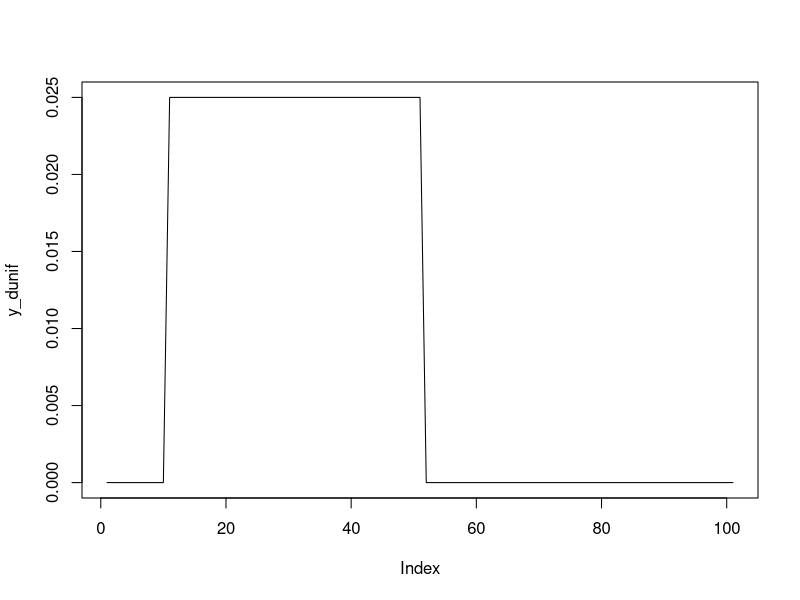
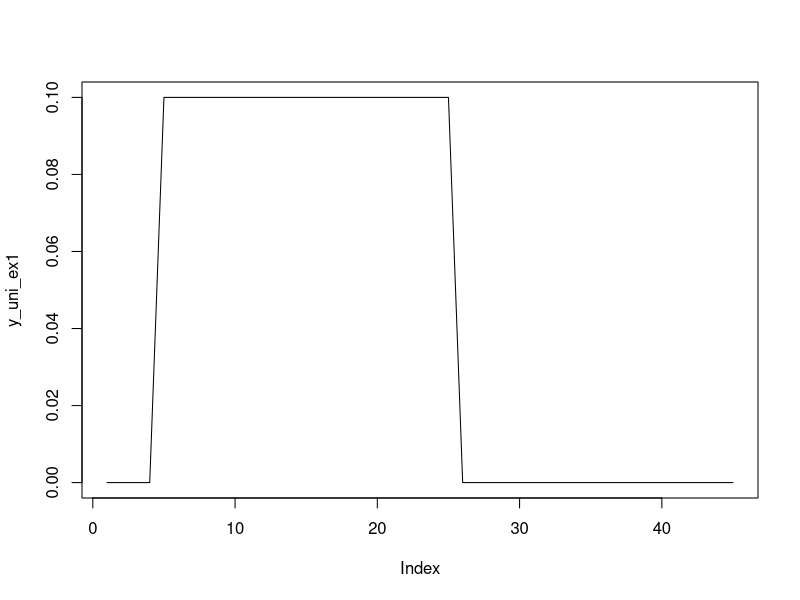
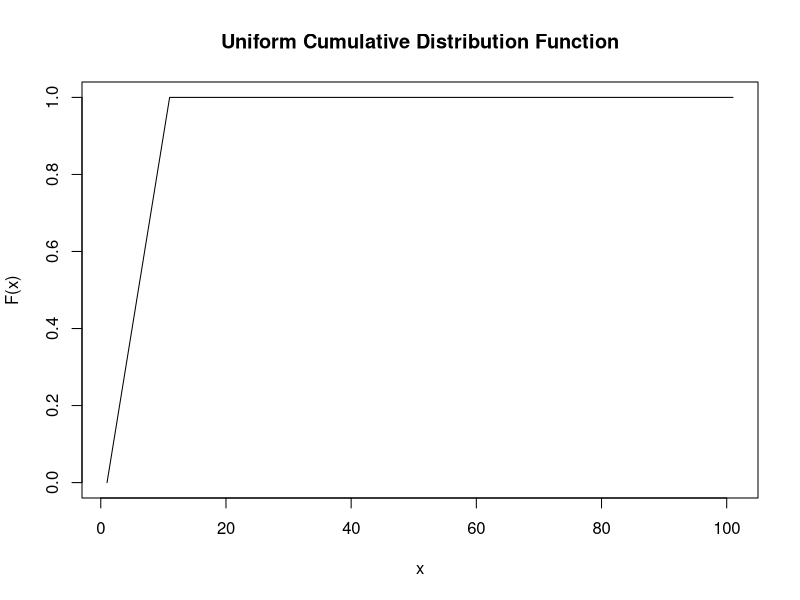
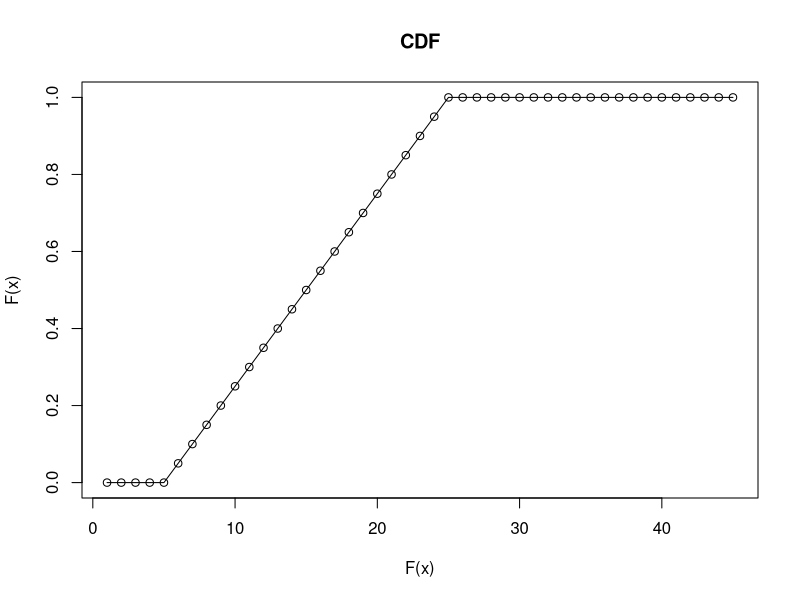
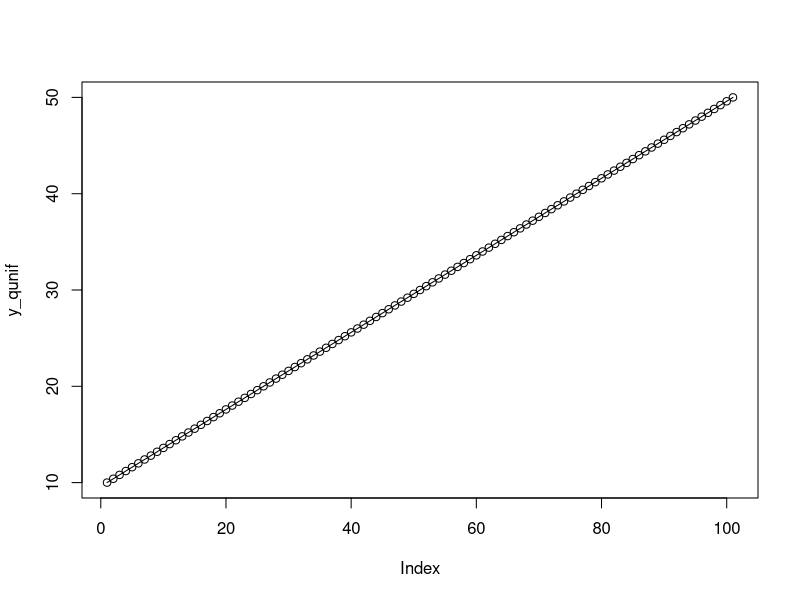
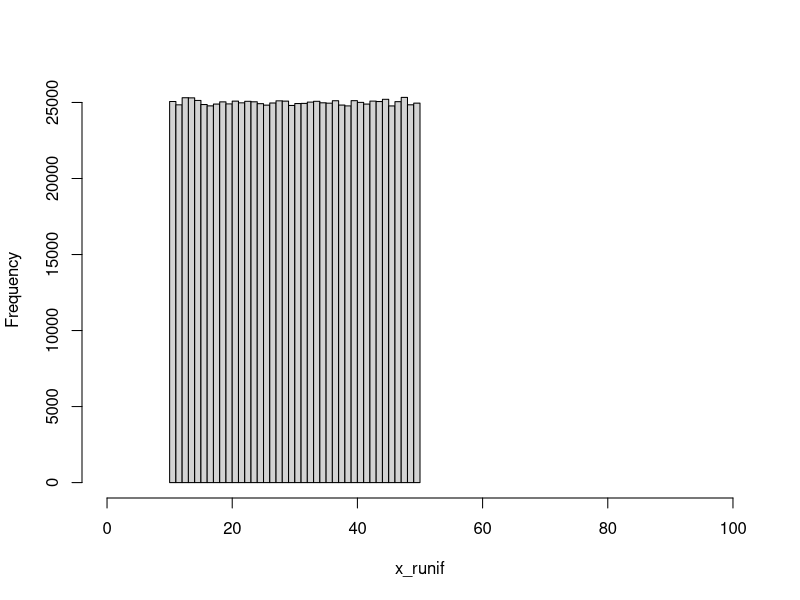
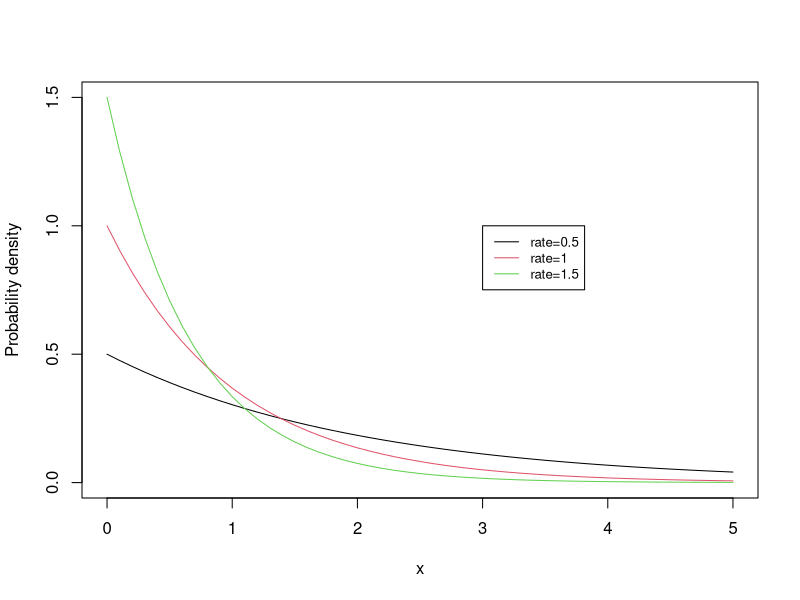
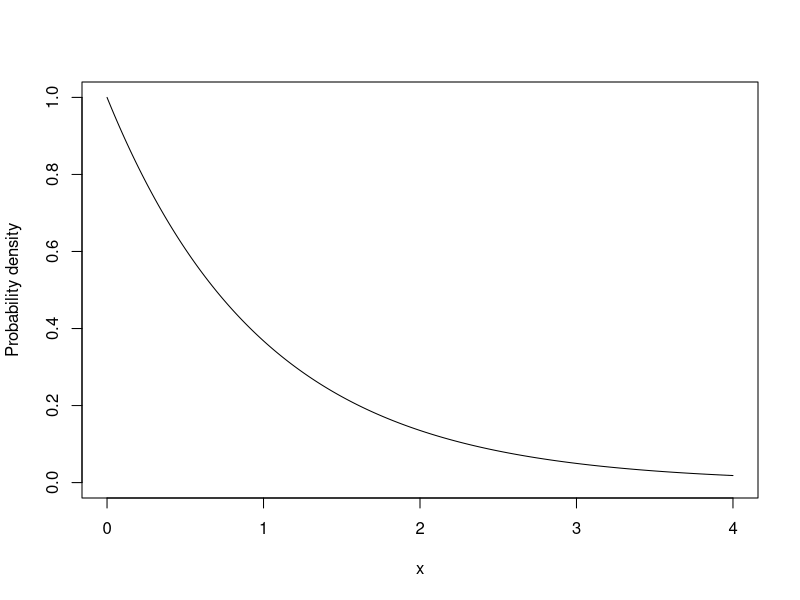

Reproduce these figures in R, in order.
## ---- chunk 1
x_dunif <- seq(0, 100, by = 1)  
y_dunif <- dunif(x_dunif, min = 10, max = 50) # U(10,50)
plot(y_dunif, type = "l")  
## ---- chunk 2
x_uni_ex1 <- seq(-2, 20, by = 0.5)  
y_uni_ex1 <- dunif(x_uni_ex1, min = 0, max = 10)
plot(y_uni_ex1, type = "l") 
## ---- chunk 3
x_punif <- seq(0, 100, by = 1)
y_punif <- punif(x_punif, min = 0, max = 10)        
plot(y_punif, type='l', main = "Uniform Cumulative Distribution Function", ylab = "F(x)", xlab = "x")                          
## ---- chunk 4
x_uni_ex1 <- seq(-2, 20, by = 0.5)  
y_uni_ex1 <- punif(x_uni_ex1, min = 0, max = 10)
plot(y_uni_ex1, type = "o",main = "CDF",ylab = "F(x)", xlab = "F(x)") 
## ---- chunk 5
x_qunif <- seq(0, 1, by = 0.01)                      # Specify
y_qunif <- qunif(x_qunif, min = 10, max = 50)        # Apply 
plot(y_qunif, type = "o")                            # Plot ```
## ---- chunk 6
set.seed(3) # Set seed # for reproducibility
N <- 1000000# Specify sample size
x_runif <- runif(N, min = 10, max = 50)               
#y_runif                                
# Have a look at the previous output of the RStudio console. It is showing our set of uniformly distributed random numbers.
#We can illustrate the distribution of our random numbers in a histogram by applying the hist R function:
hist(x_runif,                                 
     breaks = 50,
     main = "",
     xlim = c(0, 100))
## ---- chunk 7
# R program to illustrate 
# exponential distribution 
# Specify x-values 
x_dexp <- seq(0, 5, by = 0.1)  
# Apply dexp() function                
y1 <- dexp(x_dexp, rate = 0.5)     
y2 <- dexp(x_dexp, rate = 1)                  
y3 <- dexp(x_dexp, rate = 1.5)   
# Plot dexp values  
plot(x_dexp, y1, type='l',col=1,ylab='Probability density',xlab='x',xlim=range(0,5),ylim=range(0,1.5))
lines(x_dexp, y2, col=2)
lines(x_dexp, y3, col=3)
legend(3, 1, legend=c("rate=0.5", "rate=1","rate=1.5"),col=c(1,2,3), lty=1, cex=0.8)
## ---- chunk 8
# R program to illustrate 
# exponential distribution 
# Specify x-values 
x_dexp <- seq(0, 4, by = 0.01)  
# Apply dexp() function                
y1 <- dexp(x_dexp, rate = 1)     
# Plot dexp values  
plot(x_dexp, y1, type='l',col=1,ylab='Probability density',xlab='x',xlim=range(0,4),ylim=range(0,1))
## ---- chunk 9
# R program to illustrate 
# exponential distribution 
# Specify x-values 
x_dexp <- seq(0, 4, by = 0.01)  
# Apply dexp() function                
y1 <- dexp(x_dexp, rate = 1/2)     
# Plot dexp values  
plot(x_dexp, y1, type='l',col=1,ylab='Probability density',xlab='x',xlim=range(0,4),ylim=range(0,0.5))
## ---- chunk 10
pexp(7, rate = 0.05)  
## ---- chunk 11
1-pexp(24, rate = 0.05)  
## ---- chunk 12
# R program to illustrate 
# exponential distribution 
# Specify x-values 
x_pexp <- seq(1, 10, by = 0.2)                                      
# Apply pexp() function 
y_pexp <- pexp(x_pexp, rate = 1)  
# Plot values                   
plot(y_pexp)   
## ---- chunk 13
# R program to illustrate 
# exponential distribution 
# Specify x-values 
x_dexp <- seq(0, 5, by = 0.1)  
# Apply dexp() function                
y1 <- pexp(x_dexp, rate = 0.5)     
y2 <- pexp(x_dexp, rate = 1)                  
y3 <- pexp(x_dexp, rate = 1.5)   
# Plot dexp values  
plot(x_dexp, y1, type='l',col=1,ylab='P(X<=x)',xlab='x',xlim=range(0,5),ylim=range(0,1))
lines(x_dexp, y2, col=2)
lines(x_dexp, y3, col=3)
legend(3, 0.4, legend=c("rate=0.5", "rate=1","rate=1.5"),col=c(1,2,3), lty=1, cex=0.8)
## ---- chunk 14
# R program to illustrate 
# exponential distribution 
  
# Specify x-values  
x_qexp <- seq(0, 1, by = 0.02)                      
   
# Apply qexp() function 
y_qexp <- qexp(x_qexp, rate = 1) 
   
# Plot values                    
plot(y_qexp)    
## ---- chunk 15
# R program to illustrate 
# exponential distribution 
  
# Set seed for reproducibility 
set.seed(500)  ## Generate a set of random Numbers
# Specify size          
N <- 10000
# Draw exp distributed values 
y_rexp <- rexp(N, rate = 1) 
   
# Plot exp density   
hist(y_rexp, breaks = 50, main = "")
## ---- chunk 16
set.seed(1)
par(mfrow=c(2,3))
set.seed(1)
hist(rexp(10))
hist(rexp(100))
hist(rexp(1000))
hist(rexp(10000))
## ---- chunk 17
# point probability for a specific value of a standard normal dist
dnorm(-1.96) ##pdf
## ---- chunk 18
# plotting the density function of a normal distribution: N(2, .25)
x <- seq(0, 4, 0.1)

plot(x, dnorm(x, 2, 0.5), type = "l")
## ---- chunk 19
# plotting the density function of a binomial distribution: Binom(30, .25)
y <- 0:30
plot(y, dbinom(y, 30, 0.25), type = "h")
## ---- chunk 20
# R program to illustrate 
# exponential distribution 
# Specify x-values 
x_dexp <- seq(-1, 16, by = 0.1)  
# Apply dexp() function                
y1 <- dnorm(x_dexp, 5,4)     
y2 <- dnorm(x_dexp, 10,4)   
# Plot dexp values  
plot(x_dexp, y1, type='l',col=1,ylab='Probability density',xlab='x',xlim=range(-1,16),ylim=range(0,0.1))
lines(x_dexp, y2, col=2)
legend(7, 0.02, legend=c("N(5,4)","N(10,4)"),col=c(1,2), lty=1, cex=0.8)
## ---- chunk 21
# R program to illustrate 
# exponential distribution 
# Specify x-values 
x_dexp <- seq(-5, 16, by = 0.1)  
# Apply dexp() function                
y1 <- dnorm(x_dexp, 5,4)     
y2 <- dnorm(x_dexp, 5,1)   
# Plot dexp values  
plot(x_dexp, y1, type='l',col=1,ylab='Probability density',xlab='x',xlim=range(-5,16),ylim=range(0,0.4))
lines(x_dexp, y2, col=2)
legend(12, 0.3, legend=c("N(5,4)","N(5,1)"),col=c(1,2), lty=1, cex=0.8)
## ---- chunk 22
x <- seq(-20, 20, by = .1)
y <- dnorm(x, mean = 5.0, sd = 1.0)
plot(x,y, main = "Normal Distribution", col = "blue")
## ---- chunk 23
# calculating the p-values for the quantiles of a standard normal
1 - pnorm(1.959964)
## ---- chunk 24
1 - pnorm(1.644854)
## ---- chunk 25
x <- seq(-20, 20, by = .1)
y <- pnorm(x, mean = 5.0, sd = 1.0)
plot(x,y, main = "pnorm()", col = "blue")
## ---- chunk 26
pnorm(157.5, mean = 177.6, sd = 9.7)
## ---- chunk 27
x <- seq(0, 1, by = 0.02)
y <- qnorm(x, mean = 2, sd = 1) #DataFlair
plot(x,y, main = "qnorm()", col = "blue")
## ---- chunk 28
y <- rnorm(5000)
hist(y, main = "Normal Distribution", col = "darkorange")
## ---- chunk 29
set.seed(124)
# It is often very useful to be able to generate a sample from a specific distribution. To generate a sample of size 100 from a standard normal distribution (with mean 0 and standard deviation 1) we use the rnorm function. We only have to supply the n (sample size) argument since mean 0 and standard deviation 1 are the default values for the mean and stdev arguments.
## ---- chunk 30
norm <- rnorm(1000)
#Now let’s look at the first 10 observations.  We use square brackets to surround the first and last element number.  In the output, the number of the first element listed on the line is given in the square brackets. For example, the [9] indicates that the first number given (0.19709386) is the ninth element.
## ---- chunk 31
norm[1:100]
## ---- chunk 32
mean(norm)
## ---- chunk 33
sd(norm)
